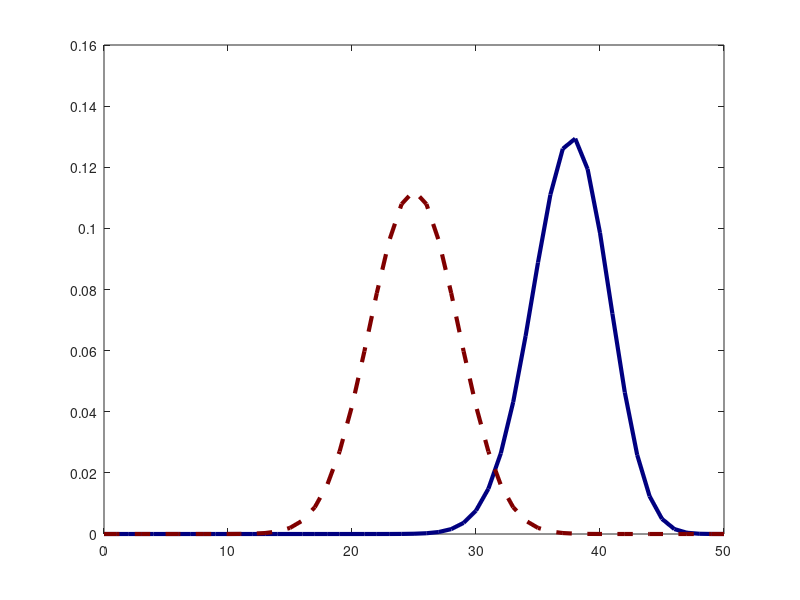

The MATLAB script that drew this image: (Note: this script raises an error after producing the figure.)
% This script graphs the Athena tails in the first round
%---
% Required input is
%       p: winner fraction
%       n1: size of first draw
%       k1: winner ballots in sample
%---

%----Input
p = 0.75; % Announced winner fraction
n1 = 50; % Ballots drawn in round 1
k1 = 32; % winner ballots in sample

%----Computations
margin = 2*p-1;

%----Begin graphs

% Name colors
maroon = [0.5 0 0];
navy = [0 0 0.5];
dull_green = [0 0.6 0];

% Binomial for the announced election 
first_plot = plot((0:n1), binopdf((0:n1),n1,p), 'Color', navy, 'LineWidth', 3);
hold
% Binomial for a tie
second_plot = plot((0:n1), binopdf((0:n1),n1,0.5), '--', ...
    'Color', maroon, 'LineWidth', 3);

% Draw vertical line at k1 and label it
xl = xline(k1, '-.', {sprintf('$k_1$=%d', k1)}, 'Interpreter', 'latex');
xl.LineWidth=1;
xl.FontSize=14;
xl.LabelVerticalAlignment='middle';

% Draw corresponding horizontal lines where vertical line crosses each of 
% the two curves and label
yl1 = yline(binopdf(k1,n1,p), ':', ...
    {sprintf('Prob($k_1$ = %d $\\mid$ margin = %1.1f) = %1.4f', k1, margin, binopdf(k1,n1,p))}, 'Interpreter', 'latex');
yl1.LineWidth=2;
yl1.FontSize=14;
yl1.LabelHorizontalAlignment='left';

yl2 = yline(binopdf(k1,n1,0.5), ':', ...
    {sprintf('Prob($k_1$ = %d $\\mid$ margin = 0) = %1.4f', k1, binopdf(k1,n1,0.5))}, 'Interpreter', 'latex');
yl2.LineWidth=2;
yl2.FontSize = 14;
yl2.LabelHorizontalAlignment='left';

% Label axes
xlabel('Number of winner ballots in first round, $k_1$', 'FontSize', 14, 'Interpreter', 'latex')
ylabel('Probability', 'FontSize', 14)
title(sprintf('Probability as a function of winner ballots; $n_1$ = %d', n1), 'FontSize', 16, 'Interpreter', 'latex') 

% Color tails
patch_label1 = patch([(k1:n1), fliplr((k1:n1))], ...
    [binopdf((k1:n1),n1,p), fliplr(zeros(1,n1-k1+1))], navy, 'FaceAlpha', 0.25);
patch_label2 = patch([(k1:n1), fliplr((k1:n1))], ...
    [binopdf((k1:n1),n1,0.5), fliplr(zeros(1,n1-k1+1))], maroon);

% Legend
legend(vertcat(first_plot, second_plot, patch_label1, patch_label2), ...
    sprintf('Election with margin = %1.1f', margin), 'Tied election', ...
    sprintf('Tail for election with margin = %1.1f', margin), ...
    sprintf('Tail for tied election'), ...
    'Location', 'NorthWest', 'FontSize', 14);

